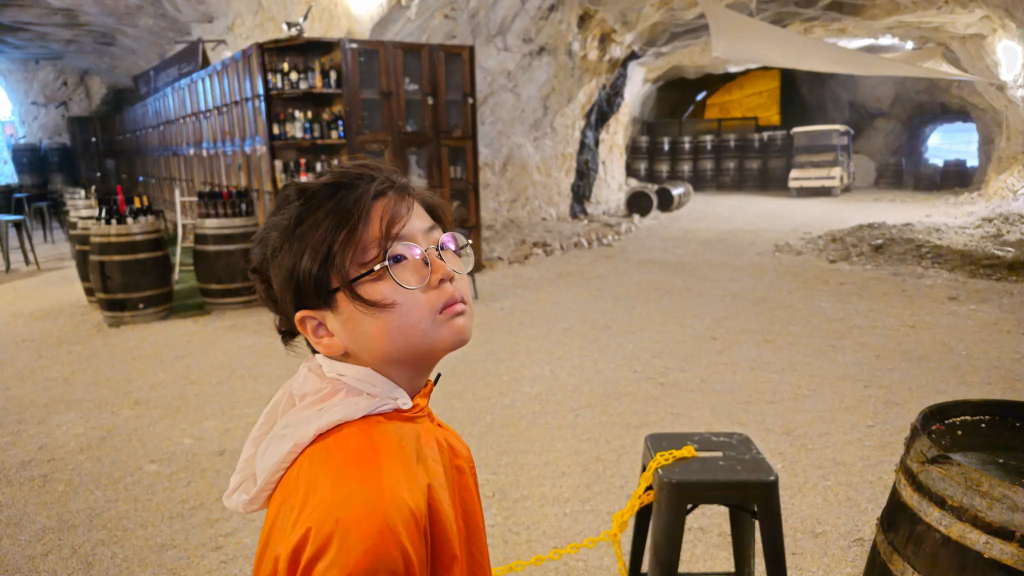
#> input picture assets/md-family-hero-photo.webp, 2048 x 1152 px (shown at 1/2 size)
$ python -i daiso_images.py   (imports and definitions only)
#> lines starting #> are read from the running program, lines starting #| are printed output that depends on the picture
#!/usr/bin/env python3
# -*- coding: utf-8 -*-
"""다이소 상품 이미지 처리: 사람 얼굴 사진 제외 + 대표(메인) 이미지 선정 + 2048 정사각 변환.

규칙 (사용자 지시 2026-10-10)
  - 다이소 상품 이미지는 모두 올린다. 단, 사람 얼굴이 있는 사진은 올리지 않는다.
  - 대표(첫 번째) 이미지는 흰색/단색 배경에 제품만 보이는 깔끔한 컷을 우선한다 (shop.com 의 상품 대표컷처럼).
  - 규격: brand_kit.json 상품 이미지 2048 x 2048 정사각 JPEG.

얼굴 판독은 OpenCV YuNet (무료·로컬·결정적) 로 한다. 무료 Gemini 는 503/429 가 잦아 보조로만 쓴다.
판독 도구가 없거나 실패하면 그 이미지는 쓰지 않는다 (사람 얼굴이 섞이는 것보다 낫다).
"""
from __future__ import annotations

import io

_DETECTOR = None
FACE_SCORE = 0.80  # YuNet 신뢰도 임계값. 낮추면 로고·원형 장식을 얼굴로 오인한다.


# [4 lines left out: function _model_path, not called in this run]


def _gray(data, max_side=900):
    import cv2  # noqa: PLC0415
    import numpy as np  # noqa: PLC0415

    arr = np.frombuffer(data, dtype=np.uint8)
    img = cv2.imdecode(arr, cv2.IMREAD_COLOR)
    if img is None:
        raise RuntimeError("cannot decode image")
    h, w = img.shape[:2]
    s = min(1.0, max_side / max(h, w))
    if s < 1.0:
        img = cv2.resize(img, (int(w * s), int(h * s)), interpolation=cv2.INTER_AREA)
    return img, cv2.equalizeHist(cv2.cvtColor(img, cv2.COLOR_BGR2GRAY))


# [13 lines left out: function count_faces, not called in this run]


def cleanliness(data):
    """대표컷 점수(0~1, 높을수록 깔끔). 가장자리 색이 균일하고 채도 높은 장식(배지·스티커)이 적을수록 높다."""
    import cv2  # noqa: PLC0415
    import numpy as np  # noqa: PLC0415

    img, _ = _gray(data, 600)
    h, w = img.shape[:2]
    b = max(4, int(min(h, w) * 0.06))
    border = np.concatenate([img[:b].reshape(-1, 3), img[-b:].reshape(-1, 3), img[:, :b].reshape(-1, 3), img[:, -b:].reshape(-1, 3)])
    spread = float(border.std(axis=0).mean())  # 0(단색) ~ 70+
    uniform = max(0.0, 1.0 - spread / 45.0)
    hsv = cv2.cvtColor(img, cv2.COLOR_BGR2HSV)
    red = ((hsv[..., 0] < 8) | (hsv[..., 0] > 172)) & (hsv[..., 1] > 150) & (hsv[..., 2] > 120)
    badge_penalty = min(1.0, float(red.mean()) * 8)  # 빨간 'BEST/PICK' 배지류
    return max(0.0, uniform - 0.5 * badge_penalty)


# [46 lines left out: functions to_square_jpeg, select_images, not called in this run]

>>> import cv2
>>> picture = cv2.imread('../assets/md-family-hero-photo.webp', cv2.IMREAD_GRAYSCALE)
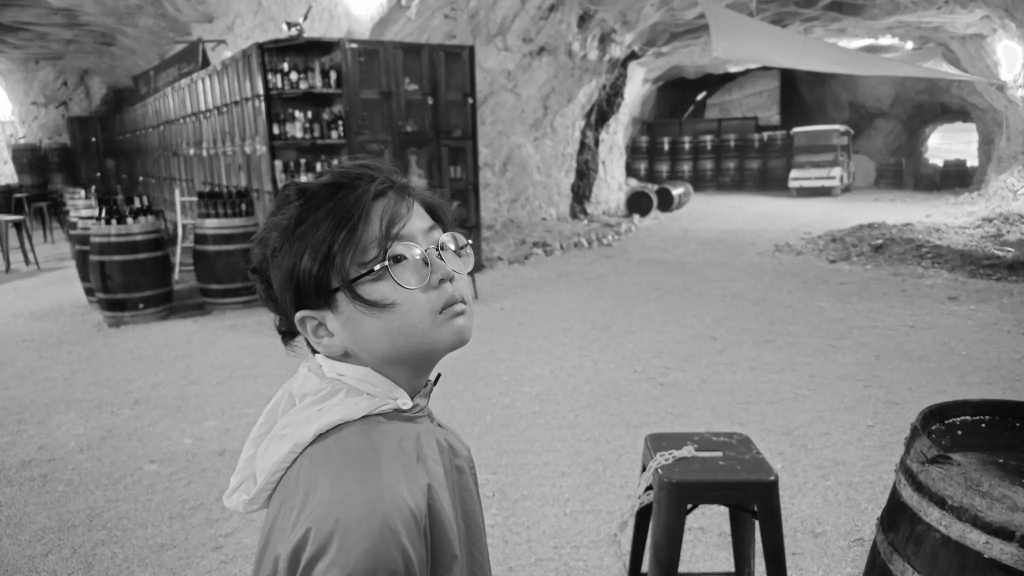
#> picture: shape (1152, 2048) (shown at 1/2 size); min 5, max 255, mean 126.4
>>> result = cleanliness(picture)
#> (the run stopped early here; a loop or call above may not have finished)
